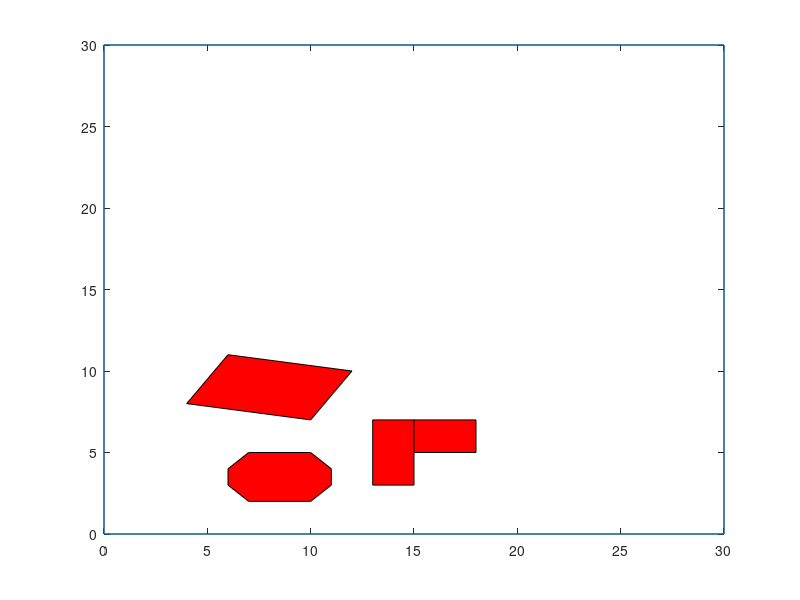

Source code (MATLAB):
function map =map_definition()

map.Npoly=4; %Define number of polygons

 map.poly{1}=[13,3; 15,3; 15,7; 13,7; 13,3];
 

 map.poly{2}=[6,3; 7,2; 10,2; 11,3; 11,4; 10,5; 7,5; 6,4; 6,3];
 
 map.poly{3}=[4,8; 10,7; 12,10; 6,11; 4,8];


 map.poly{4}=[15,5; 18,5; 18,7; 15,7; 15,5];
 
 % merge vertices of all obstacle
obsx=map.poly{1}(:,1).';
obsy=map.poly{1}(:,2).';
for i=2:map.Npoly
    obsx=[obsx NaN map.poly{i}(:,1).'];
    obsy=[obsy NaN map.poly{i}(:,2).'];
end
map.obsx=obsx;
map.obsy=obsy; 


%Define map range
map.xrange=[0 30];
map.yrange=[0 30];


%Plot map
figure;
plot([0 30 30 0 0],[0 0 30 30 0]);
hold on

% Fill polygons

for i=1:map.Npoly    
    fill(map.poly{i}(:,1),map.poly{i}(:,2),'r')
end


    
